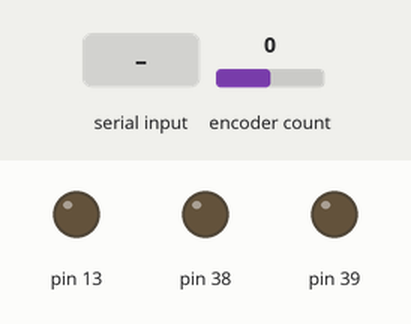
Simulated run of this sketch. Board: Arduino Mega 2560, built with avr-gcc and run on an emulated ATmega2560. Shown: output pins drawn as LEDs (lit = HIGH). The inputs (shaded band) are chosen by the test bench; at power-on: encoder count 0. What the sketch prints to the serial monitor is not drawn.

Above: at 0.8 s.
0.9 s: "A" received over Serial
At 1.5 s:
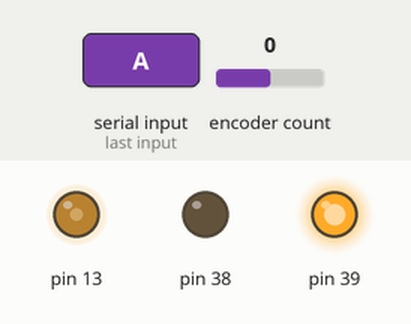
2.4 s: "1" received over Serial
At 4.2 s:
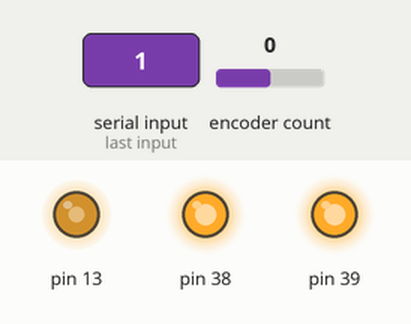
Timing chart, 0 to 5.7 s (numbered marks = the images above; inputs shaded):
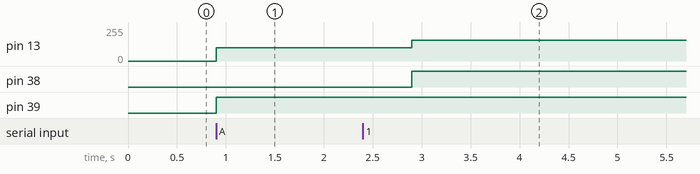

Measured:
- after the input at 0.9 s, pin 13: 0/255 → 100/255 at once; pin 39: LOW → HIGH at once
- after the input at 2.4 s, pin 13: 100/255 → 155/255 after 0.50 s; pin 38: LOW → HIGH after 0.50 s

The sketch:

serial_motor.ino
```cpp
// (licence header left out)
// Include the Bricktronics Motor library and helper libraries
// Helper libraries can be downloaded from:
// https://www.pjrc.com/teensy/td_libs_Encoder.html
// https://github.com/br3ttb/Arduino-PID-Library/
//	Be sure to rename unzipped folder PID_v1
#include <Encoder.h>
#include <PID_v1.h>
#include <BricktronicsMotor.h>


// This example can be run in three different ways. Pick one, and un-comment
// the code lines corresponding to your chosen method. Comment-out the lines
// for the other methods that you aren't using.

// 2. With a Bricktronics Megashield - Include these lines below but do not
// call BricktronicsShield::begin() in the setup() function below. Select the
// desired motor port (MOTOR_1 through MOTOR_6) in the constructor below.
//
// Config 2 - CFG_WNL_BMS
#include <BricktronicsMegashield.h>
BricktronicsMotor m1(BricktronicsMegashield::MOTOR_1);
//BricktronicsMotor m2(BricktronicsMegashield::MOTOR_2);
//BricktronicsMotor m3(BricktronicsMegashield::MOTOR_3);
//BricktronicsMotor m4(BricktronicsMegashield::MOTOR_4);
//BricktronicsMotor m5(BricktronicsMegashield::MOTOR_5);
//BricktronicsMotor m6(BricktronicsMegashield::MOTOR_6);

// Config end

int speed = 10;
int inByte;
void setup()
{
  // Be sure to set your serial console to 115200 baud
  Serial.begin(115200);
  while (!Serial) {
    ; // wait for serial port to connect. Needed for native USB port only
  }

  // Only call this line if you are using a Bricktronics Shield,
  // otherwise leave it commented-out.
  // Config 1 - CFG_WNL_BS
  //BricktronicsShield::begin();
  // Config end

  // Initialize the motor connections
  m1.begin();
  //m2.begin();
  //m3.begin();
  //m4.begin();
  //m5.begin();
  //m6.begin();
  pinMode(13, OUTPUT);
  establishContact();  // send a byte to establish contact until receiver responds
  //speed = 10;
}

void loop()
{
  //m1.setAngleOutputMultiplier(1);
  //speed = 10;
  if (Serial.available() > 0) {
      inByte = Serial.read();
      if (inByte == 65) {
        digitalWrite(13, HIGH);
        speed = 100;
      } else {
        digitalWrite(13, LOW);
        speed = -100;
      }
      //Serial.print(speed);
  }
  //m1.goToAngle(30);
  //m1.delayUpdateMS(1000);
  m1.setFixedDrive(speed);
  //m2.setFixedDrive(255);
  //m3.setFixedDrive(255);
  //m4.setFixedDrive(255);
  //m5.setFixedDrive(255);
  //m6.setFixedDrive(255);

  delay(2000);
  //m1.goToAngleWaitForArrival(-30);
  //m1.delayUpdateMS(1000);
  //m1.goToAngle(-30);
//  m1.setFixedDrive(-speed);
  //m2.setFixedDrive(-255);
  //m3.setFixedDrive(-255);
  //m4.setFixedDrive(-255);
  //m5.setFixedDrive(-255);
  //m6.setFixedDrive(-255);

  //delay(2000);
}

void establishContact() {
  while (Serial.available() <= 0) {
    Serial.print('A');   // send a capital A
    delay(300);
  }
}
```
